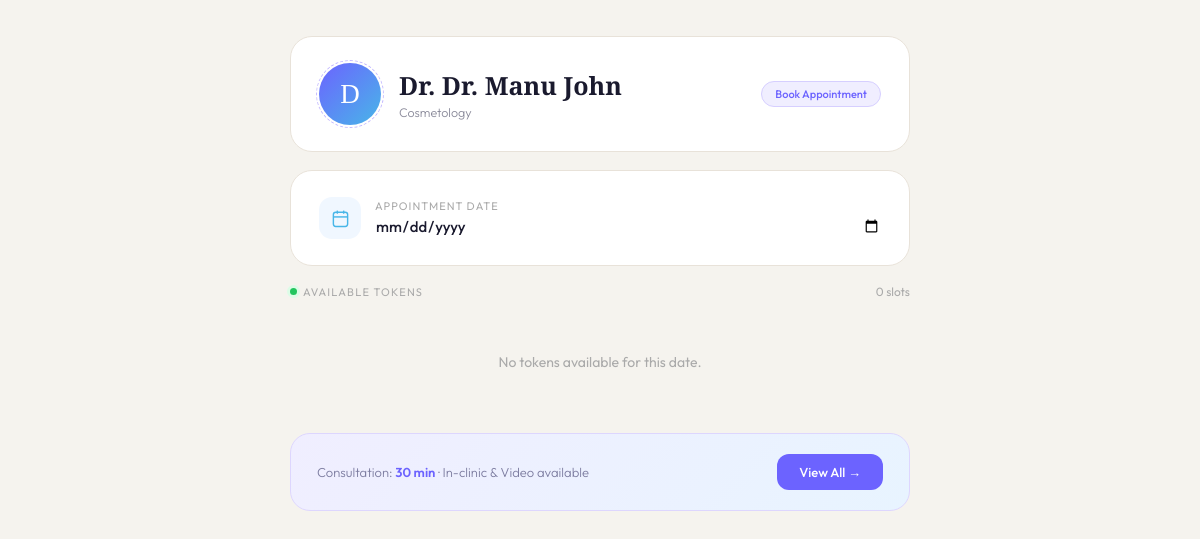
/book_appointment/2/ (signed in), run on the app's committed database.
### clinicadmin/models.py (models this page shows)
class tbl_doctor(models.Model):
    name=models.CharField(max_length=20)
    age=models.IntegerField()
    gender=models.CharField(max_length=10)
    profile_picture=models.ImageField(upload_to='doctor_profiles/', blank=True, null=True)
    email=models.EmailField(max_length=128,unique=True)
    phone_number=models.CharField(max_length=20)
    address=models.TextField()
    identification=models.ImageField(upload_to='doctor_id_proofs/', blank=True, null=True)
    specialization=models.CharField(max_length=30)
    qualification = models.CharField(max_length=50, blank=True, null=True)
    medical_registration_number=models.CharField(max_length=20,unique=True)
    password=models.CharField(max_length=128,blank=True)

### patient/views.py (the view)
# urls.py: path('book_appointment/<int:doctor_id>/', views.book_appointment, name='book_appointment'),
def book_appointment(request, doctor_id):
    patient_id = request.session.get('pid')
    if not patient_id:
        return redirect('webguest:login')
    doctor = get_object_or_404(tbl_doctor, id=doctor_id)
    selected_date = request.GET.get('appointment_date')
    if not selected_date:
        selected_date = date.today()
    tokens = tbl_token.objects.filter(
        doctor_id=doctor_id,
        date=selected_date
    ).order_by('token_number')
    context = {
        'tokens': tokens,
        'doctor': doctor,
        'selected_date': selected_date
    }
    return render(request, 'patient/booking_appointment.html', context)

### patient/Templates/patient/booking_appointment.html (shortened to what this page needs)
{% block content %}
<div class="w">
  <div class="inner">
    <div class="card" style="animation-delay:.0s">
      <div class="doc">
        <div class="av">{{ doctor.name|slice:":1" }}</div>
        <div>
          <div class="doc-name">Dr. {{ doctor.name }}</div>
          <div class="doc-sub">{{ doctor.specialization }}</div>
        </div>
        <div class="badge">Book Appointment</div>
      </div>
    </div>
    <div class="card" style="animation-delay:.1s">
      <form method="GET">
        <div class="date-row">
          <div class="ico">
            <svg viewBox="0 0 24 24"><rect x="3" y="4" width="18" height="18" rx="3"/><line x1="16" y1="2" x2="16" y2="6"/><line x1="8" y1="2" x2="8" y2="6"/><line x1="3" y1="10" x2="21" y2="10"/></svg>
          </div>
          <div style="flex:1">
            <div class="dlabel">Appointment Date</div>
            <input type="date" name="appointment_date" value="{{ selected_date }}" onchange="this.form.submit()"
              style="font-family:'Outfit',sans-serif;font-size:15px;font-weight:500;color:#1a1a2e;border:none;outline:none;background:transparent;cursor:pointer;width:100%">
          </div>
        </div>
      </form>
    </div>
    <div class="sh">
      <span class="stitle"><span class="dot"></span>Available Tokens</span>
      <span class="scnt">{{ tokens|length }} slots</span>
    </div>
    <div class="grid">
      {% for slot in tokens %}
        {% if slot.is_booked %}
          <div class="tok tok-b">
            <span class="tnum">{{ slot.token_number }}</span>
            <span class="tbadge"><span class="bdot"></span>Booked</span>
          </div>
        {% else %}
          <a href="{% url 'webpatient:confirm_booking' slot.id %}" class="tok tok-f">
            <span class="tnum">{{ slot.token_number }}</span>
            <span class="tbadge"><span class="bdot"></span>Open</span>
          </a>
        {% endif %}
      {% empty %}
        <p style="grid-column:1/-1;text-align:center;padding:40px;color:#aaa;font-size:14px">No tokens available for this date.</p>
      {% endfor %}
    </div>
    <div class="foot">
      <div class="ftxt">Consultation: <strong>30 min</strong> · In-clinic &amp; Video available</div>
      <button class="fbtn">View All →</button>
    </div>
  </div>
</div>
{% endblock %}

### patient/Templates/patient/booking_appointment.html (style rules this page uses)
* { box-sizing:border-box;margin:0;padding:0 }
.w { font-family:'Outfit',sans-serif;background:#f5f3ee;min-height:100vh;padding:36px 20px 60px;position:relative;overflow:hidden }
.inner { max-width:620px;margin:0 auto;position:relative;z-index:1 }
.card { background:#fff;border-radius:22px;border:1px solid #e8e2d9;padding:26px 28px;margin-bottom:18px;animation:up .5s ease both }
.doc { display:flex;align-items:center;gap:18px }
.av { width:62px;height:62px;border-radius:50%;background:linear-gradient(135deg,#6c63ff,#48b6e8);display:flex;align-items:center;justify-content:center;font-family:'Cormorant Garamond',serif;font-size:27px;color:#fff;flex-shrink:0;position:relative }
.av::after { content:'';position:absolute;inset:-3px;border-radius:50%;border:1.5px dashed #c4baff;animation:spin 12s linear infinite }
.doc-name { font-family:'Cormorant Garamond',serif;font-size:25px;font-weight:600;color:#1a1a2e }
.doc-sub { font-size:12.5px;color:#8a8a9a;font-weight:300;margin-top:2px }
.badge { margin-left:auto;font-size:11px;padding:5px 13px;border-radius:20px;background:#f0eeff;color:#6c63ff;border:1px solid #d6cfff;font-weight:500;white-space:nowrap }
.date-row { display:flex;align-items:center;gap:14px }
.ico { width:42px;height:42px;border-radius:13px;background:#f0f7ff;display:flex;align-items:center;justify-content:center;flex-shrink:0 }
.ico svg { width:19px;height:19px;stroke:#48b6e8;fill:none;stroke-width:1.8 }
.dlabel { font-size:11px;text-transform:uppercase;letter-spacing:1px;color:#aaa;margin-bottom:3px }
.sh { display:flex;justify-content:space-between;align-items:center;margin-bottom:14px;animation:up .5s .2s ease both }
.stitle { font-size:11px;text-transform:uppercase;letter-spacing:1.2px;color:#aaa;display:flex;align-items:center;gap:6px }
.dot { width:7px;height:7px;border-radius:50%;background:#22c55e;box-shadow:0 0 0 3px #dcfce7 }
.scnt { font-size:12px;color:#aaa }
.grid { display:grid;grid-template-columns:repeat(auto-fill,minmax(105px,1fr));gap:10px;animation:up .5s .28s ease both }
.foot { margin-top:22px;background:linear-gradient(135deg,#f0eeff,#e8f4ff);border-radius:20px;padding:20px 26px;display:flex;align-items:center;justify-content:space-between;border:1px solid #ddd6fe;animation:up .5s .35s ease both }
.ftxt { font-size:13px;color:#7c7ca0;font-weight:300 }
.ftxt strong { color:#6c63ff;font-weight:600 }
.fbtn { padding:10px 22px;border-radius:12px;background:#6c63ff;color:#fff;font-size:13px;font-weight:500;border:none;cursor:pointer;transition:all .2s;font-family:'Outfit',sans-serif }

### data on the page
tbl_doctor: name "D", name "Dr. Manu John", specialization "Cosmetology"

### other printed values
{{ tokens|length }} "0"
